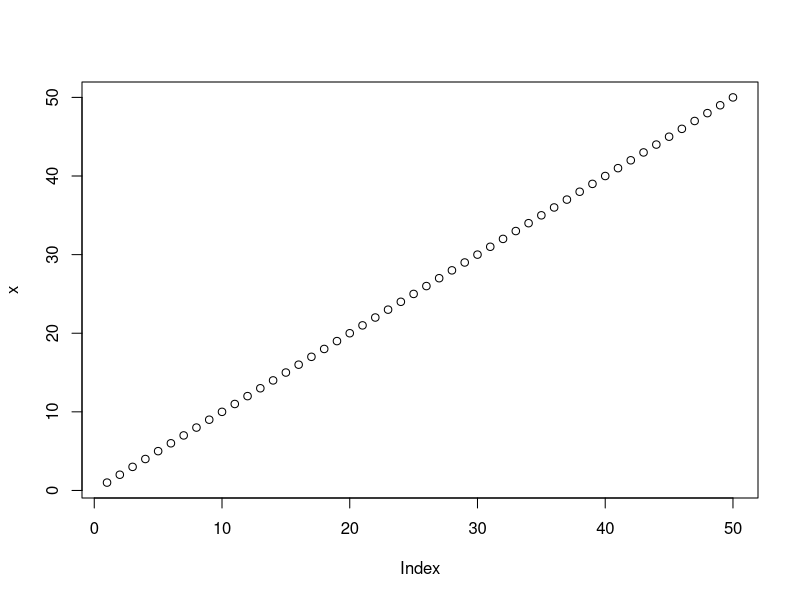
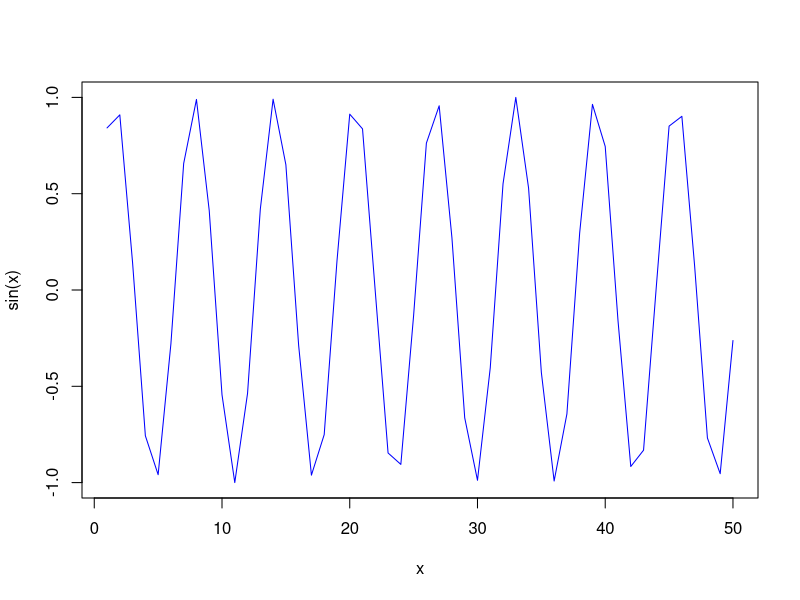
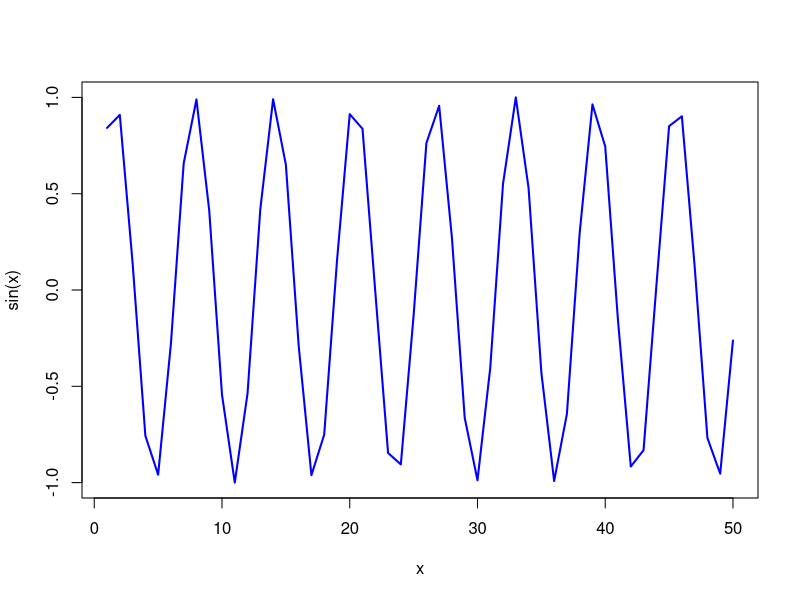

R code for these plots, in order:
#my first Rscript
x <- 1:50
plot(x)


plot(x, sin(x), typ="l", col = "blue")
plot(x, sin(x), typ="l", col = "blue", lwd = 2)
log(10, 10)

